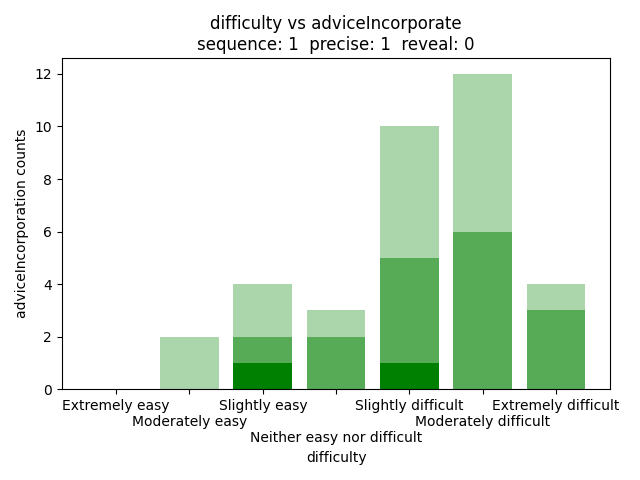

Source code (Python):
import pandas as pd
import matplotlib.pyplot as plt
import seaborn as sns
import numpy as np

data = pd.read_csv("qualitative.csv")
seq = 1
prec = 1
rev = 0
data = data[(data['con.sequence'] == seq) & (data['con.precise'] == prec) & (data['con.reveal'] == rev)]

f1a = data[(data["difficulty"] == "Extremely easy") & (data["adviceIncorporate"] == "Did not follow the advice at all or only rarely")].shape[0]
f1b = data[(data["difficulty"] == "Moderately easy") & (data["adviceIncorporate"] == "Did not follow the advice at all or only rarely")].shape[0]
f1c = data[(data["difficulty"] == "Slightly easy") & (data["adviceIncorporate"] == "Did not follow the advice at all or only rarely")].shape[0]
f1d = data[(data["difficulty"] == "Neither easy nor difficult") & (data["adviceIncorporate"] == "Did not follow the advice at all or only rarely")].shape[0]
f1e = data[(data["difficulty"] == "Slightly difficult") & (data["adviceIncorporate"] == "Did not follow the advice at all or only rarely")].shape[0]
f1f = data[(data["difficulty"] == "Moderately difficult") & (data["adviceIncorporate"] == "Did not follow the advice at all or only rarely")].shape[0]
f1g = data[(data["difficulty"] == "Extremely difficult") & (data["adviceIncorporate"] == "Did not follow the advice at all or only rarely")].shape[0]

f2a = data[(data["difficulty"] == "Extremely easy") & (data["adviceIncorporate"] == "Generally followed the advice but deviated sometimes when I thought I had a better strategy")].shape[0]
f2b = data[(data["difficulty"] == "Moderately easy") & (data["adviceIncorporate"] == "Generally followed the advice but deviated sometimes when I thought I had a better strategy")].shape[0]
f2c = data[(data["difficulty"] == "Slightly easy") & (data["adviceIncorporate"] == "Generally followed the advice but deviated sometimes when I thought I had a better strategy")].shape[0]
f2d = data[(data["difficulty"] == "Neither easy nor difficult") & (data["adviceIncorporate"] == "Generally followed the advice but deviated sometimes when I thought I had a better strategy")].shape[0]
f2e = data[(data["difficulty"] == "Slightly difficult") & (data["adviceIncorporate"] == "Generally followed the advice but deviated sometimes when I thought I had a better strategy")].shape[0]
f2f = data[(data["difficulty"] == "Moderately difficult") & (data["adviceIncorporate"] == "Generally followed the advice but deviated sometimes when I thought I had a better strategy")].shape[0]
f2g = data[(data["difficulty"] == "Extremely difficult") & (data["adviceIncorporate"] == "Generally followed the advice but deviated sometimes when I thought I had a better strategy")].shape[0]

f3a = data[(data["difficulty"] == "Extremely easy") & (data["adviceIncorporate"] == "Always followed the AI advice closely")].shape[0]
f3b = data[(data["difficulty"] == "Moderately easy") & (data["adviceIncorporate"] == "Always followed the AI advice closely")].shape[0]
f3c = data[(data["difficulty"] == "Slightly easy") & (data["adviceIncorporate"] == "Always followed the AI advice closely")].shape[0]
f3d = data[(data["difficulty"] == "Neither easy nor difficult") & (data["adviceIncorporate"] == "Always followed the AI advice closely")].shape[0]
f3e = data[(data["difficulty"] == "Slightly difficult") & (data["adviceIncorporate"] == "Always followed the AI advice closely")].shape[0]
f3f = data[(data["difficulty"] == "Moderately difficult") & (data["adviceIncorporate"] == "Always followed the AI advice closely")].shape[0]
f3g = data[(data["difficulty"] == "Extremely difficult") & (data["adviceIncorporate"] == "Always followed the AI advice closely")].shape[0]


d1 = {
    "f1a": f1a,
    "f1b": f1b,
    "f1c": f1c,
    "f1d": f1d,
    "f1e": f1e,
    "f1f": f1f,
    "f1g": f1g
}

d2 = {
    "f2a": f2a,
    "f2b": f2b,
    "f2c": f2c,
    "f2d": f2d,
    "f2e": f2e,
    "f2f": f2f,
    "f2g": f2g
}

d3 = {
    "f3a": f3a,
    "f3b": f3b,
    "f3c": f3c,
    "f3d": f3d,
    "f3e": f3e,
    "f3f": f3f,
    "f3g": f3g
}



keys1 = list(d1.keys())
keys2 = list(d2.keys())
keys3 = list(d3.keys())

keys = list(["Extremely easy", "\nModerately easy", "Slightly easy", "\n\nNeither easy nor difficult", "Slightly difficult", "\nModerately difficult", "Extremely difficult"])

vals1 = np.array(list(d1.values()))
vals2 = np.array(list(d2.values()))
vals3 = np.array(list(d3.values()))

print(vals1)
print(vals2)
print(vals3)


plt.bar(keys, vals1, color = "green", label = "Did not follow the advice at all or only rarely", alpha = 1)
plt.bar(keys, vals2, bottom = vals1, color = "green", label = "Generally followed the advice but deviated sometimes when I thought I had a better strategy", alpha = 0.66)
base = vals1
plt.bar(keys, vals3, bottom = base + vals2, color = "green", label = "Always followed the AI advice closely", alpha = 0.33)
plt.title("difficulty vs adviceIncorporate" + "\n" + f"sequence: {seq}  precise: {prec}  reveal: {rev}")
plt.xlabel("difficulty")
plt.ylabel("adviceIncorporation counts")
plt.tight_layout()

plt.show()
